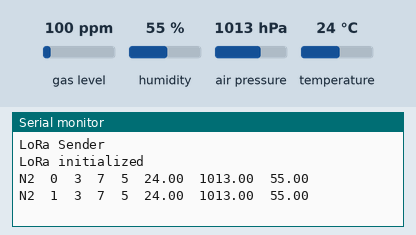
Simulated run of this sketch. Board: Arduino Uno, built with avr-gcc and run on an emulated ATmega328P. On the bench: the last lines printed to the serial monitor. The inputs (shaded band) are chosen by the test bench; at power-on: humidity 55 %, air pressure 1013 hPa, temperature 24 °C, gas level 100 ppm. No radio packets arrive unless stated.

Above: at 5.4 s.
5.5 s: humidity set to 22 %
At 7.4 s:
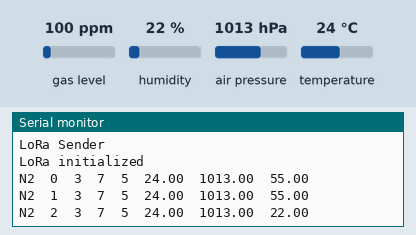
8.5 s: air pressure set to 952 hPa
At 10.1 s:
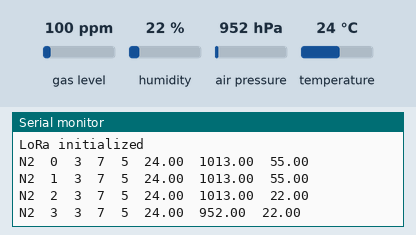
11.5 s: temperature set to 12 °C
At 13.2 s:
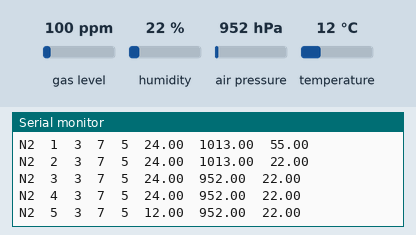
Timing chart, 0 to 14.7 s (numbered marks = the images above; inputs shaded):
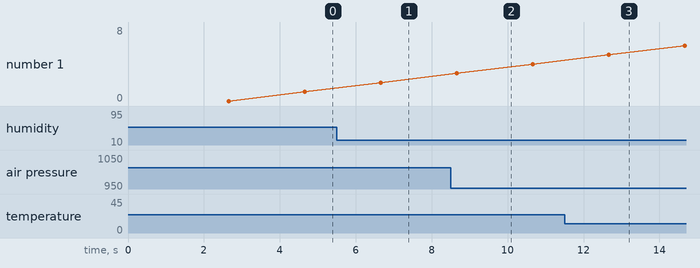

Measured:
- after the input at 5.5 s, the serial monitor: prints a new line after 1.2 s (image 1)
- after the input at 8.5 s, the serial monitor: prints a new line after 0.16 s (image 2)
- after the input at 11.5 s, the serial monitor: prints a new line after 1.2 s (image 3)

The sketch:

LoRa_sender_sensors.ino
```cpp
/*********************************************
This sketch is implemented to work with Arduino MKRWAN 1300, Adafruit's Ultimate GPS and an Adafruit's BME680 sensor breakout
Plugging of the test-bed:
[GPS] <-> [MKR1300]
VIN - 5V
GND - GND
RX - TX
TX - RX

[BME680] <-> [MKR1300]
VIN - 5V
GND - GND
SCK - SCL
SDI - SDA

This program sends LoRa packets continuously.
Each packet contains GPS information, temperature, pressure, humidity and altitude
The packet looks like :
[ NODE_NAME | PACKET_COUNTER | POWER | SF | CR | LATITUDE | LAT | LONGITUDE | LON | TEMPERATURE | PRESSURE | HUMIDITY | ALTITUDE | RSSI ]
where "|" is actualy "\t"
**********************************************/

#include <SPI.h>
#include <LoRa.h>

//[GPS] Initialisation ---------------------------------
//#include <Adafruit_GPS.h>

// what's the name of the hardware serial port?
//#define GPSSerial Serial1

// Connect to the GPS on the hardware port
//Adafruit_GPS GPS(&GPSSerial);

// Set GPSECHO to 'false' to turn off echoing the GPS data to the Serial console
// Set to 'true' if you want to debug and listen to the raw GPS sentences
//#define GPSECHO false

uint32_t timer = millis();
unsigned long t1;
unsigned long t2;

//[BME680] Initialisation ---------------------------------
#include <Wire.h>
#include <SPI.h>
#include <Adafruit_Sensor.h>
#include "Adafruit_BME680.h"

#define BME_SCK 13
#define BME_MISO 12
#define BME_MOSI 11
#define BME_CS 10

#define SEALEVELPRESSURE_HPA (1013.25)

Adafruit_BME680 bme; // I2C
//Adafruit_BME680 bme(BME_CS); // hardware SPI
//Adafruit_BME680 bme(BME_CS, BME_MOSI, BME_MISO,  BME_SCK);


//[LoRa] Initialisation ---------------------------------
int N = 10; //number of packets to send with same power
int counter = 0;
int power = 3;
int K = 1;   //how many time we increased power
int SF = 7;  //Spreading factor [7;12]
int CR = 5;  //Coding rate (5 = 4/5) [5;8]
bool flag = true;
static unsigned nextInterval = 2500;

void setup() {
  Serial.begin(115200);
  //while (!Serial);

  Serial.println("LoRa Sender");

  //[LoRa] Setup ---------------------------------
  // We use LoRa's band G3 [869.4 , 869.65] with 500 mW EIRP limitation and 10% duty cycle limitation
  if (!LoRa.begin(869525000)) {
    Serial.println("Starting LoRa failed!");
    while (1);
  }
  LoRa.setTxPower(power);
  LoRa.setCodingRate4(CR);

  Serial.println("LoRa initialized");

/*
  //[GPS] Setup ---------------------------------
  // 9600 NMEA is the default baud rate for Adafruit MTK GPS's- some use 4800
  GPS.begin(9600);
  // uncomment this line to turn on RMC (recommended minimum) and GGA (fix data) including altitude
  //GPS.sendCommand(PMTK_SET_NMEA_OUTPUT_RMCGGA);
  // uncomment this line to turn on only the "minimum recommended" data
  GPS.sendCommand(PMTK_SET_NMEA_OUTPUT_RMCONLY);
  // For parsing data, we don't suggest using anything but either RMC only or RMC+GGA since
  // the parser doesn't care about other sentences at this time
  // Set the update rate
  GPS.sendCommand(PMTK_SET_NMEA_UPDATE_1HZ); // 1 Hz update rate
  // For the parsing code to work nicely and have time to sort thru the data, and
  // print it out we don't suggest using anything higher than 1 Hz

  // Request updates on antenna status, comment out to keep quiet
  //GPS.sendCommand(PGCMD_ANTENNA);

  delay(1000);

  // Ask for firmware version
  GPSSerial.println(PMTK_Q_RELEASE);
*/


  //[BME680] Setup ---------------------------------
  if (!bme.begin()) {
    Serial.println("Could not find a valid BME680 sensor, check wiring!");
    while (1){
      Serial.println("BME crashing");
      delay(1000);
    }
  }

  // Set up oversampling and filter initialization
  bme.setTemperatureOversampling(BME680_OS_8X);
  bme.setHumidityOversampling(BME680_OS_2X);
  bme.setPressureOversampling(BME680_OS_4X);
  bme.setIIRFilterSize(BME680_FILTER_SIZE_3);
  bme.setGasHeater(320, 150); // 320*C for 150 ms*/
}


void loop() {

/*  //[LoRa] loop ---------------------------------
  // Increase the sending power of 3 dBm every N packets
  if(counter > N*K){
    power += 3;
    K++;
    LoRa.setTxPower(power);
    }

  //[GPS] loop ---------------------------------
  // read data from the GPS in the 'main loop'
  char c = GPS.read();
  // if you want to debug, this is a good time to do it!
  if (GPSECHO)
    if (c) Serial.print(c);
  // if a sentence is received, we can check the checksum, parse it...
  if (GPS.newNMEAreceived()) {
    // a tricky thing here is if we print the NMEA sentence, or data
    // we end up not listening and catching other sentences!
    // so be very wary if using OUTPUT_ALLDATA and trying to print out data
    Serial.println(GPS.lastNMEA()); // this also sets the newNMEAreceived() flag to false
    if (!GPS.parse(GPS.lastNMEA())) // this also sets the newNMEAreceived() flag to false
      Serial.println("Failed to parse NMEA sentence");
    return; // we can fail to parse a sentence in which case we should just wait for another
  }
*/
  //We wait on average 2.5 sec or exactly 2.3 sec before sending the next packet, including a random drift to prevent consecutive packet collision
  if (millis() - timer > nextInterval) {
    timer = millis(); // reset the timer
    //nextInterval = 1500 + random(800, 1200);
    nextInterval = 2000;

    //[BME680] loop ---------------------------------
    if (! bme.performReading()) {
      Serial.println("Failed to perform reading :(");
      return;
    }

    Serial.print("N2\t");
    Serial.print(counter);
    Serial.print("\t");
    Serial.print(power);
    Serial.print("\t");
    Serial.print(SF);
    Serial.print("\t");
    Serial.print(CR);
    Serial.print("\t");
/*    Serial.print(GPS.latitude, 4); Serial.print("\t"); Serial.print(GPS.lat);
    Serial.print("\t");
    Serial.print(GPS.longitude, 4); Serial.print("\t"); Serial.print(GPS.lon);
    Serial.print("\t");*/
    Serial.print(bme.temperature); // temperature in °C
    Serial.print("\t");
    Serial.print(bme.pressure / 100.0); // pressure in hPa
    Serial.print("\t");
    Serial.println(bme.humidity); // humidity in %
//    Serial.print("\t");
//    Serial.println(bme.readAltitude(SEALEVELPRESSURE_HPA)); // approximation of altitude in m

    // send packet
    LoRa.beginPacket();
    LoRa.print("N2\t");
    LoRa.print(counter);
    LoRa.print("\t");
    LoRa.print(power);
    LoRa.print("\t");
    LoRa.print(SF);
    LoRa.print("\t");
    LoRa.print(CR);
    LoRa.print("\t");
/*    LoRa.print(GPS.latitude, 4); LoRa.print("\t"); LoRa.print(GPS.lat);
    LoRa.print("\t");
    LoRa.print(GPS.longitude, 4); LoRa.print("\t"); LoRa.print(GPS.lon);*
    LoRa.print("\t");*/
    LoRa.print(bme.temperature); // temperature in °C
    LoRa.print("\t");
    LoRa.print(bme.pressure / 100.0); // pressure in hPa
    LoRa.print("\t");
    LoRa.print(bme.humidity); // humidity in %
//    LoRa.print("\t");
//    LoRa.print(bme.readAltitude(SEALEVELPRESSURE_HPA)); // approximation of altitude in m
    LoRa.endPacket();


    counter++;
  }

}
```
